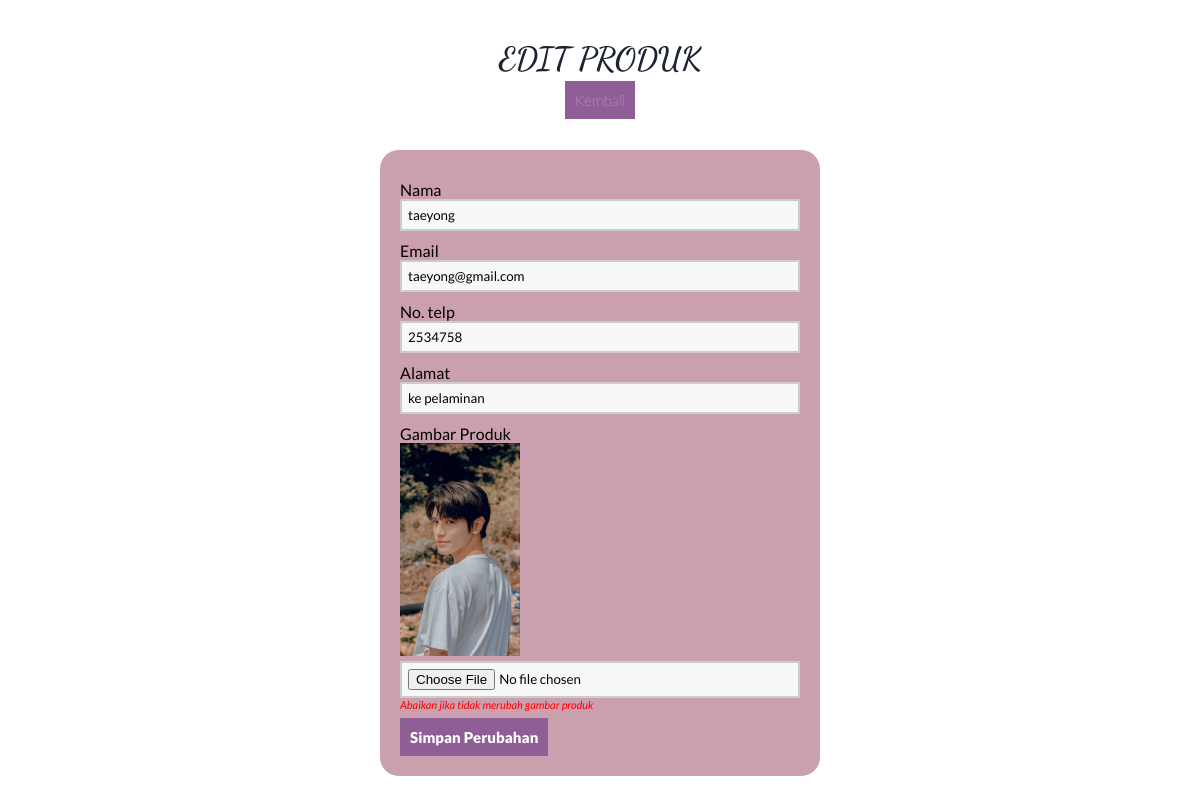
/home/crud/edit_produk.php?id=16, run on the app's committed database.
### tables this page shows
CREATE TABLE `message` (
  `id` int(50) NOT NULL,
  `nama` varchar(50) NOT NULL,
  `email` varchar(50) NOT NULL,
  `notelp` int(30) NOT NULL,
  `pesan` varchar(255) NOT NULL,
  `gambar_produk` varchar(255) NOT NULL
);

### home/crud/edit_produk.php (the view, shortened to what this page needs)
<?php
include 'koneksi.php';
  if (isset($_GET['id'])) {
    $id = ($_GET["id"]);
    $query = "SELECT * FROM message WHERE id='$id'";
    $result = mysqli_query($koneksi, $query);
    $data = mysqli_fetch_assoc($result);
  } else {
    echo "<script>alert('Masukkan data id.');window.location='index.php';</script>";
  }
  ?>
<!DOCTYPE html>
<html>
<head>
    <link rel="stylesheet" href="https://cdnjs.cloudflare.com/ajax/libs/font-awesome/6.2.0/css/all.min.css"
 />
    <link rel="stylesheet" href="style1.css">
</head>
<body>
    <div class="center">
        <h1>Edit Produk</h1>
        <div class="link">
            <a href="index.php">Kembali</a>
        </div>
    </div>
    <form method="POST" action="proses_edit.php" enctype="multipart/form-data">
        <section class="base">
            <div>
                <label>Nama</label>
                <input type="text" name="nama" value="<?php echo $data['nama']; ?>" autofocus="" required="" />
            </div>
            <div>
                <label>Email</label>
                <input type="text" name="email" value="<?php echo $data['email']; ?>" />
            </div>
            <div>
                <label>No. telp</label>
                <input type="text" name="notelp" required="" value="<?php echo $data['notelp']; ?>" />
            </div>
            <div>
                <label>Alamat</label>
                <input type="text" name="pesan" required="" value="<?php echo $data['pesan']; ?>" />
            </div>
            <div>
                <label>Gambar Produk</label>
                <img src="img/<?php echo $data['gambar_produk']; ?>"
                    style="width: 120px;float: left;margin-bottom: 5px;">
                <input type="file" name="gambar_produk" />
                <i style="float: left;font-size: 11px;color: red">Abaikan jika tidak merubah gambar produk</i>
            </div>
            <div>
                <button type="submit">Simpan Perubahan</button>
            </div>
        </section>
    </form>
</body>
</html>

### home/crud/style1.css (style rules this page uses)
* { margin: 0; padding: 0; font-family: 'Lato', sans-serif; }
body { width: 100%; height: 100vh; background: url(img/download.png); background-position: center; background-size: cover; }
.center { text-align: center; padding: 40px 0; }
.center h1 { padding-bottom: 12px; font-family: 'Dancing Script', cursive; }
.center .link a { text-align: center; background-color: #905E96; color: #fff; padding: 10px; text-decoration: none; font-size: 15px; }
h1 { text-transform: uppercase; color: #1B2430; }
a { color: #fff; padding: 10px; text-decoration: none; font-size: 10px; font-weight: 200; }
button { display: flex; justify-content: center; background-color: #905E96; color: #fff; padding: 10px; text-decoration: none; font-size: 15px; border: 0px; margin-top: 20px; font-weight: 800; cursor: pointer; }
label { margin-top: 10px; float: left; text-align: left; width: 100%; }
input { padding: 6px; width: 100%; box-sizing: border-box; background: #f8f8f8; border: 2px solid #ccc; outline-color: #905E96; }
div { width: 100%; height: auto; }
.base { border-radius: 20px; border: solid 1px white; width: 400px; height: auto; padding: 20px; margin-left: auto; margin-right: auto; background: #CBA0AE; }
form { display: flex; justify-content: center; align-items: center; }

### data on the page
message: nama "taeyong", email "taeyong@gmail.com", notelp "2534758", pesan "ke pelaminan", gambar_produk (picture)
